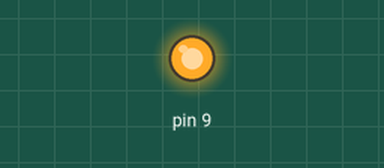
The sketch below on a simulated Arduino Uno, built with avr-gcc and run on an emulated ATmega328P. On the bench: output pins drawn as LEDs (lit = HIGH).

Above: at 2.5 s.
At 7.5 s:
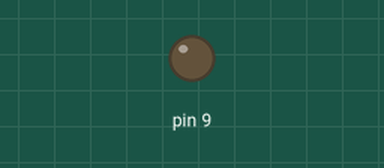
Timing chart, 0 to 13.0 s (numbered marks = the images above):
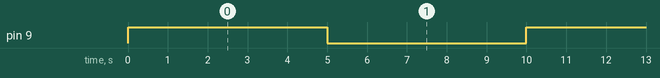

Measured:
- by itself, pin 9: alternates HIGH for 5.0 s and LOW for 5.0 s

The sketch:

sketch_dec26a.ino
```cpp
#include <avr/io.h>
#include <util/delay.h>
int main(void)
{
  DDRB|=(1<<PB1);
  while(1){
    PORTB |=(1<<PB1);
    _delay_ms(5000);
    PORTB &= ~(1<<PB1);
    _delay_ms(5000);
  }

}
```
